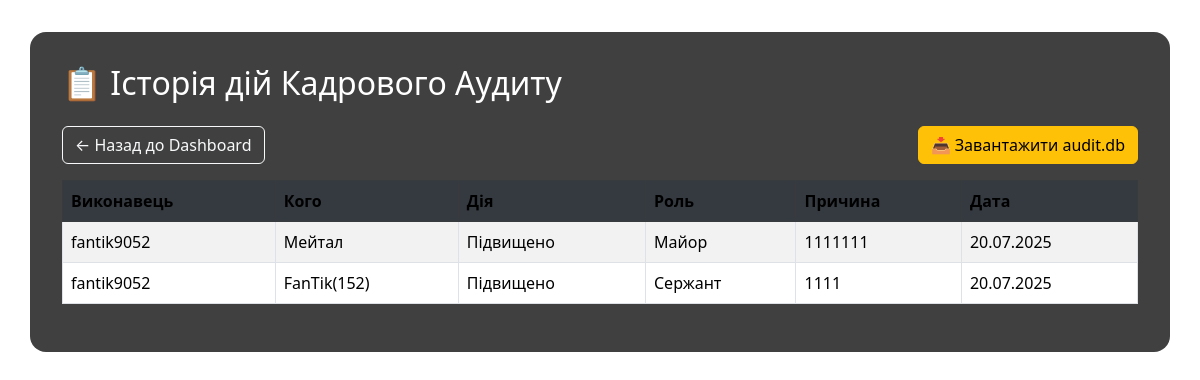
The app's page /history, older data.
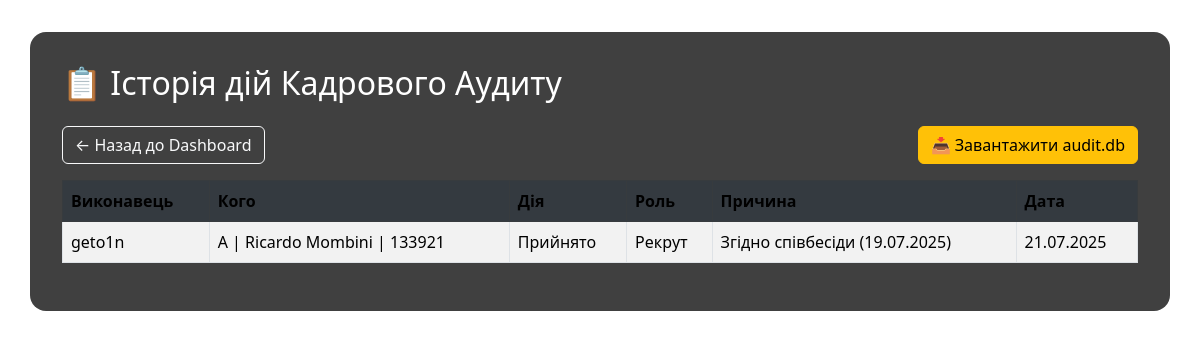
The same page, newer data.
### tables this page shows
CREATE TABLE actions (
            id INTEGER PRIMARY KEY AUTOINCREMENT,
            executor TEXT,
            target TEXT,
            action TEXT,
            role TEXT,
            reason TEXT,
            date TEXT
        );

### app.py (the view)
@app.route("/history")
def history():
    with sqlite3.connect("audit.db") as conn:
        c = conn.cursor()
        c.execute("SELECT * FROM actions ORDER BY date DESC")
        rows = c.fetchall()
    actions = []
    for r in rows:
        try:
            d = datetime.strptime(r[6], "%Y-%m-%d %H:%M:%S").strftime("%d.%m.%Y")
        except Exception:
            d = r[6]
        actions.append((r[0], r[1], r[2], r[3], r[4], r[5], d))
    return render_template("history.html", actions=actions)

### templates/history.html (shortened to what this page needs)
<!DOCTYPE html>
<html lang="uk">
<head>
    <link rel="stylesheet" href="https://cdn.jsdelivr.net/npm/bootstrap@5.3.0/dist/css/bootstrap.min.css">
</head>
<body>
<div class="container table-container">
    <h2 class="mb-4">📋 Історія дій Кадрового Аудиту</h2>
    <div class="mb-3 d-flex justify-content-between">
        <a href="/dashboard" class="btn btn-outline-light">← Назад до Dashboard</a>
        <a href="/download_db" class="btn btn-warning">📥 Завантажити audit.db</a>
    </div>
    <table class="table table-bordered table-striped">
        <thead class="table-dark">
        <tr>
            <th>Виконавець</th>
            <th>Кого</th>
            <th>Дія</th>
            <th>Роль</th>
            <th>Причина</th>
            <th>Дата</th>
        </tr>
        </thead>
        <tbody>
        {% for row in actions %}
            <tr>
                <td>{{ row[1] }}</td>
                <td>{{ row[2] }}</td>
                <td>{{ row[3] }}</td>
                <td>{{ row[4] }}</td>
                <td>{{ row[5] }}</td>
                <td>{{ row[6] }}</td>
            </tr>
        {% endfor %}
        </tbody>
    </table>
</div>
</body>
</html>

### templates/history.html (style rules this page uses)
body { background: url("/static/bg.jpg") no-repeat center center fixed; background-size: cover; color: white; }
.table-container { background-color: rgba(0, 0, 0, 0.75); padding: 2rem; border-radius: 1rem; margin-top: 2rem; }
th, td { color: black !important; vertical-align: middle !important; }
.table-dark th { background-color: #343a40; }

Row changes from the older to the newer data that the page shows:
removed actions: executor "fantik9052", target "Mейтал", action "Підвищено", role "Майор", reason "1111111", date "20.07.2025"
changed actions: executor "fantik9052" → "geto1n"; target "FanTik(152)" → "A | Ricardo Mombini | 133921"; action "Підвищено" → "Прийнято"; role "Сержант" → "Рекрут"; reason "1111" → "Згідно співбесіди (19.07.2025)"; date "20.07.2025" → "21.07.2025"
